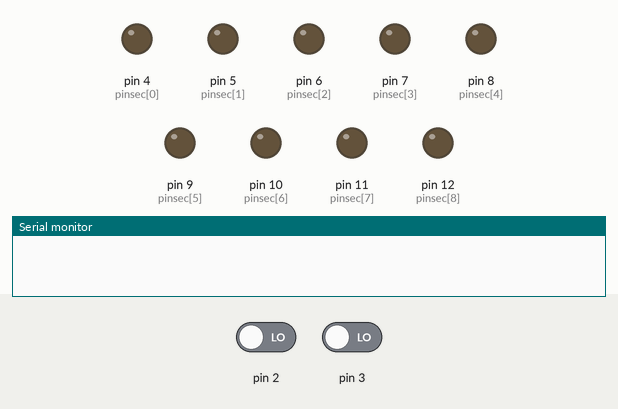
Recording of a sketch running on a simulated Arduino Uno, built with avr-gcc and run on an emulated ATmega328P. Parts: output pins drawn as LEDs (lit = HIGH), the last lines printed to the serial monitor. The inputs (shaded band) are chosen by the test bench; at power-on: pin 2 LOW, pin 3 LOW.

Above: at 1.2 s.
1.3 s: pin 2 driven HIGH
At 2.2 s:
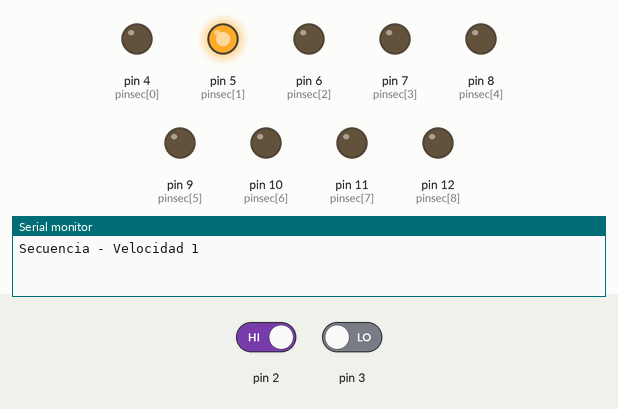
At 11.1 s:
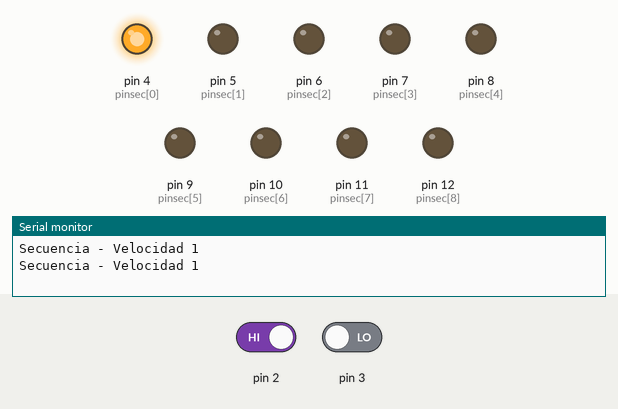
Timing chart, 0 to 32.5 s (numbered marks = the images above; inputs shaded):
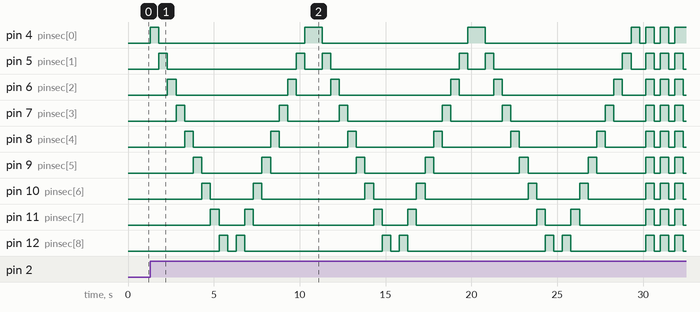

The sketch:

Segunda_Parte.ino
```cpp
/*
   Fundacion Kinal
   Centro educativo tecnico laboral Kinal
   Quinto perito
   Quinto electronica
   Codigo Tecnico: EB5AM
   Curso: Taller de electronica digital y reparacion de computadoras I
   Proyecto: Practica No.4
   Dev: Kevin Owen Roger Pablo Lastor
   Fecha: 25 de abril
*/

int pinsec[] = {4, 5, 6, 7, 8, 9, 10, 11, 12};
int time = 0;
void setup() {
  Serial.begin(9600);
  pinMode(2, INPUT);
  pinMode(3, INPUT);
  for (int i = 0; i < 9; i++) {
    pinMode(pinsec[i], OUTPUT);
  }
}
void loop() {
  if(digitalRead(2)==HIGH){
    time = 500;
    for(int a = 0; a < 3; a++){
    Serial.println("Secuencia - Velocidad 1");
    for (int i = 0; i<9 ; i++){
    digitalWrite(pinsec[i], HIGH);
    delay(time);
    digitalWrite(pinsec[i], LOW);
    }
    for (int i = 9; i>=0 ; i--){
    digitalWrite(pinsec[i], HIGH);
    delay(time);
    digitalWrite(pinsec[i], LOW);
    }
  }
    for(int i = 0; i < 3; i++){
      delay(350);
      for(int a = 0; a < 9; a++){
        digitalWrite(pinsec[a], HIGH);
    }
    delay(500);
      for(int a = 9; a>=0; a--){
        digitalWrite(pinsec[a], LOW);
      }
    }
  }

  if(digitalRead(3)==HIGH){
    time = 1000; //la velocidad es la de la guia, pero se ve algo lento
    for(int a = 0; a < 3; a++){
    Serial.println("Secuencia - Velocidad 2");
    for (int i = 0; i<9 ; i++){
    digitalWrite(pinsec[i], HIGH);
    delay(time);
    digitalWrite(pinsec[i], LOW);
    }
    for (int i = 9; i>=0 ; i--){
    digitalWrite(pinsec[i], HIGH);
    delay(time);
    digitalWrite(pinsec[i], LOW);
    }
   }
    for(int i = 0; i < 3; i++){
      delay(350);
      for(int a = 0; a < 9; a++){
        digitalWrite(pinsec[a], HIGH);
    }
    delay(500);
      for(int a = 9; a>=0; a--){
        digitalWrite(pinsec[a], LOW);
      }
    }
  }
}
```

Measured:
- after the input at 1.3 s, pin 4 (pinsec[0]): LOW → HIGH at once, then repeats every 9.5 s: LOW 8.5 s, HIGH 1.0 s; pin 5 (pinsec[1]): LOW → HIGH after 0.50 s, → LOW 0.50 s later, → HIGH 7.5 s later, → LOW 0.50 s later, … (18 changes in this stretch)
